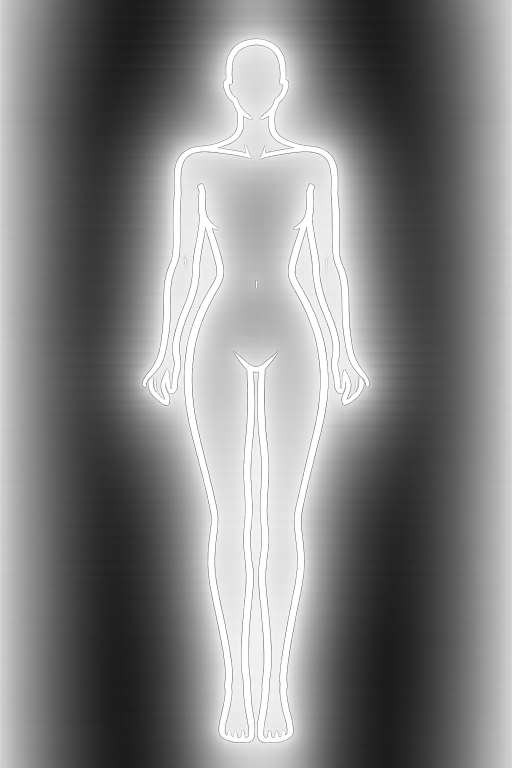
#> input picture beauty_standard_images/FBS_1.png, 1024 x 1536 px, given in place of the camera (shown at 1/2 size)
$ python GLSL_CB_rotated_HT.py
#> lines starting #> are read from the running program, lines starting #| are printed output that depends on the picture
import cv2
import numpy as np
import mediapipe as mp

mp_pose = mp.solutions.pose
mp_selfie_segmentation = mp.solutions.selfie_segmentation


def rot90ccw(frame_bgr):
    return cv2.rotate(frame_bgr, cv2.ROTATE_90_COUNTERCLOCKWISE)


def ema(prev, new, alpha):
    return new if prev is None else (1 - alpha) * prev + alpha * new


# [120 lines left out: functions clamp_delta, build_warp_maps, warp_frame, get_hip_center_and_peakY_from_pose, get_index_y_from_pose, composite_person_over_bg, not called in this run]


def main():
    cap = cv2.VideoCapture(0)
    if not cap.isOpened():
        print("Error: could not open camera.")
        return

    # Prime stream & get rotated size
    ret, frame = cap.read()
#> frame is the input picture: shape (1536, 1024, 3); mean B, G, R 131.6, 131.2, 131.2
    if not ret:
        print("Error: couldn't read initial frame.")
        cap.release()
        return

    # Rotate every incoming frame BEFORE anything else
    frame = rot90ccw(frame)
#> in rot90ccw, `return cv2.rotate(frame_bgr, cv2.ROTATE_90_COUNTERCLOCKWISE)`:
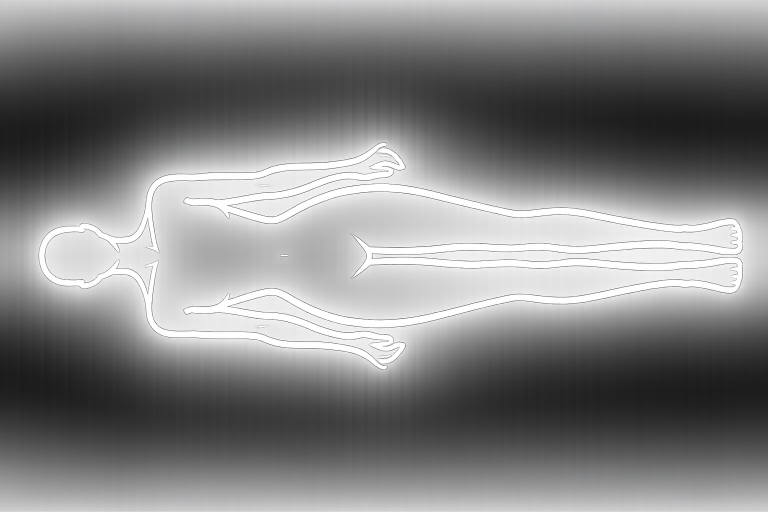
#> returned value: shape (1024, 1536, 3) (shown at 1/2 size); mean of channels 0, 1, 2 131.6, 131.2, 131.2; drawn as B, G, R
    height, width = frame.shape[:2]
#> height = 1024; width = 1536

    # Capture a clean background (also rotated before anything else)
    print("Please move out of the frame. Capturing background in 3 seconds...")
    cv2.waitKey(3000)
    ret, captured_bg = cap.read()
    if ret:
        captured_bg = rot90ccw(captured_bg)          # rotate background capture
        captured_bg = cv2.flip(captured_bg, 1)       # keep your mirror convention
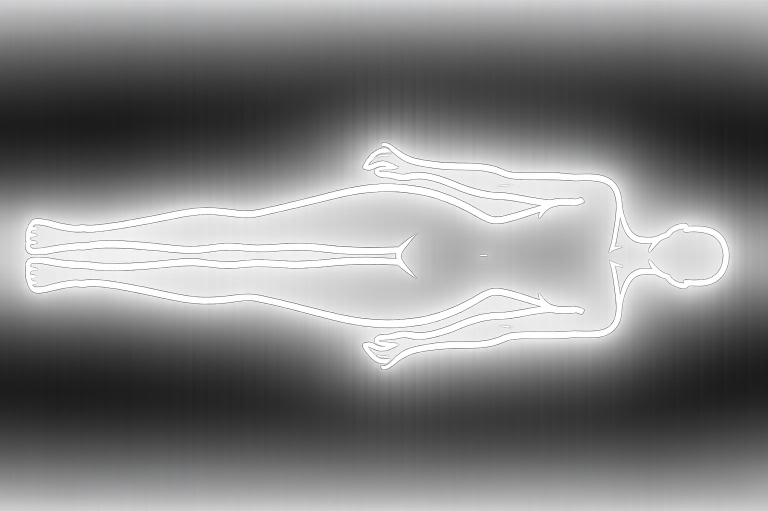
#> captured_bg: shape (1024, 1536, 3) (shown at 1/2 size); mean B, G, R 131.6, 131.2, 131.2
        print("Background captured.")
    else:
        captured_bg = None
        print("Warning: background capture failed. Falling back to white.")

    # params
    uGain = 0.50
    sigma_y = 0.30
    fallback_centerX = 0.5
    fallback_peakY = 0.55
    fallback_index_y_norm = 0.5

    # Stabilization state
    prev_centerX = None
    prev_peakY = None
    prev_indexY = None

    alpha_pose = 0.15
    max_step_x = 0.03
    max_step_y = 0.03
    max_step_idx = 0.05

    # Visibility gating threshold for trusting landmarks
    vis_thresh = 0.6

    with mp_pose.Pose(
        static_image_mode=False,
        model_complexity=1,
        smooth_landmarks=True,
        enable_segmentation=False,
        min_detection_confidence=0.6,
        min_tracking_confidence=0.6
    ) as pose, mp_selfie_segmentation.SelfieSegmentation(model_selection=1) as segmenter:

        while True:
            ret, frame = cap.read()
            if not ret:
                break

            # Rotate every incoming live frame BEFORE any further processing
            frame = rot90ccw(frame)

            # Pose on the rotated frame (so coords match what you display)
            rgb_for_pose = cv2.cvtColor(frame, cv2.COLOR_BGR2RGB)
            pose_results = pose.process(rgb_for_pose)

            uCenterX_raw, uPeakY_raw = get_hip_center_and_peakY_from_pose(
                pose_results, vis_thresh=vis_thresh
            )

            if uCenterX_raw is None or uPeakY_raw is None:
                uCenterX_raw = prev_centerX if prev_centerX is not None else fallback_centerX
                uPeakY_raw = prev_peakY if prev_peakY is not None else fallback_peakY

            uCenterX_raw = clamp_delta(prev_centerX, uCenterX_raw, max_step_x)
            uPeakY_raw = clamp_delta(prev_peakY, uPeakY_raw, max_step_y)

            uCenterX = ema(prev_centerX, uCenterX_raw, alpha_pose)
            uPeakY = ema(prev_peakY, uPeakY_raw, alpha_pose)

            prev_centerX, prev_peakY = uCenterX, uPeakY

            index_y_raw = get_index_y_from_pose(pose_results, vis_thresh=vis_thresh)
            if index_y_raw is None:
                index_y_raw = prev_indexY if prev_indexY is not None else fallback_index_y_norm

            index_y_raw = clamp_delta(prev_indexY, index_y_raw, max_step_idx)
            index_y_norm = ema(prev_indexY, index_y_raw, alpha_pose)
            prev_indexY = index_y_norm

            cut_line = int((index_y_norm + 0.1) * (height - 1))

            # Build warp & warp (using rotated frame dimensions)
            map_x, map_y = build_warp_maps(width, height, uCenterX, uPeakY, uGain, sigma_y)
            warped = warp_frame(frame, map_x, map_y)

            # Mirror (selfie/mirror view) for both warped person and original frame
            mirrored = cv2.flip(warped, 1)
            mirrored_orig = cv2.flip(frame, 1)

            # build background
            if captured_bg is not None:
                combined_bg = captured_bg.copy()
            else:
                combined_bg = mirrored_orig.copy()

            if combined_bg.shape[:2] != (height, width):
                combined_bg = cv2.resize(combined_bg, (width, height), interpolation=cv2.INTER_LINEAR)

            # Whatever is BELOW the index y coordinate is the ORIGINAL FRAME
            # Whatever is ABOVE is the captured background (already in combined_bg)
            if 0 <= cut_line < height:
                combined_bg[cut_line:, :, :] = mirrored_orig[cut_line:, :, :]

            # Segmentation on mirrored (warped person) [unchanged]
            rgb_for_seg = cv2.cvtColor(mirrored, cv2.COLOR_BGR2RGB)
            seg_results = segmenter.process(rgb_for_seg)
            seg_mask = seg_results.segmentation_mask  # (H,W) float32

            # Composite warped person over the combined background
            final_frame = composite_person_over_bg(
                mirrored, seg_mask, bg_bgr=combined_bg, thresh=0.5, feather_px=5
            )

            cv2.imshow("Warped Mirror over Combined Background", final_frame)

            key = cv2.waitKey(1) & 0xFF
            if key == ord('q'):
                break

    cap.release()
    cv2.destroyAllWindows()


if __name__ == "__main__":
    main()
#> (the call stopped at in main, `with mp_pose.Pose( static_image_mode=False, model_complexity=1, smooth..`: mediapipe is not available in this run)

$ run again, on beauty_standard_images/FBS_2.png
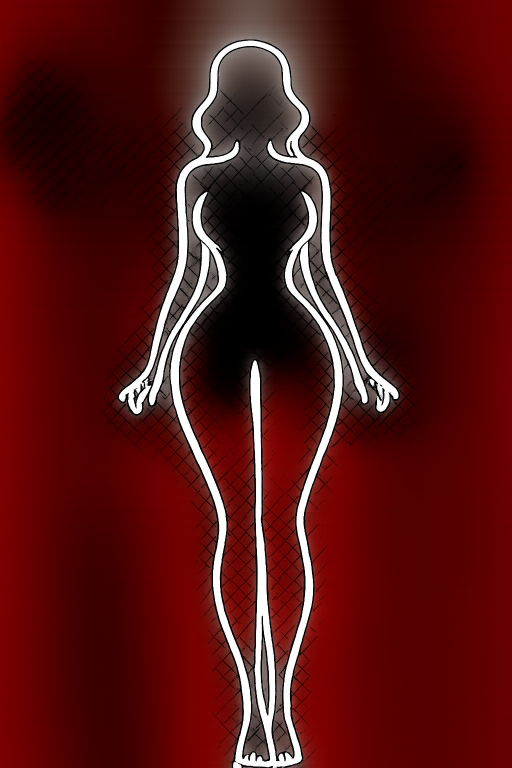
#> input picture beauty_standard_images/FBS_2.png, 1024 x 1536 px, given in place of the camera (shown at 1/2 size)
#> in main, frame is the input picture: shape (1536, 1024, 3); mean B, G, R 20.8, 21.6, 85.7
#> in rot90ccw, `return cv2.rotate(frame_bgr, cv2.ROTATE_90_COUNTERCLOCKWISE)`:
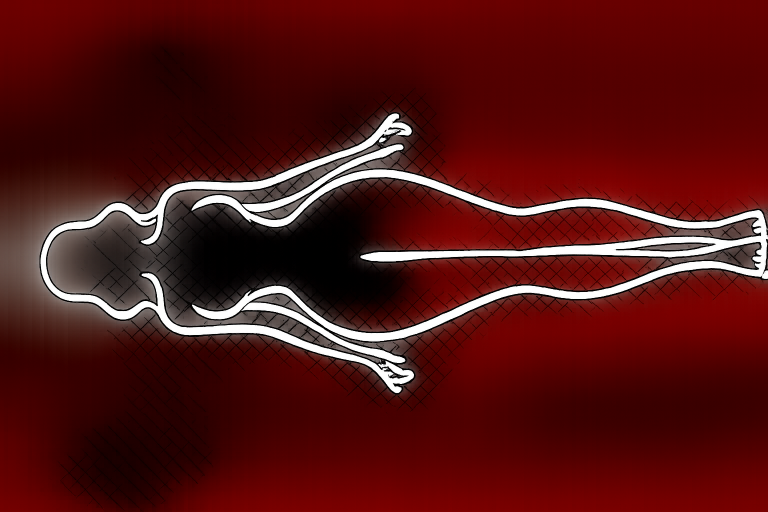
#> returned value: shape (1024, 1536, 3) (shown at 1/2 size); mean of channels 0, 1, 2 20.8, 21.6, 85.7; drawn as B, G, R
#> in main, `captured_bg = cv2.flip(captured_bg, 1)`:
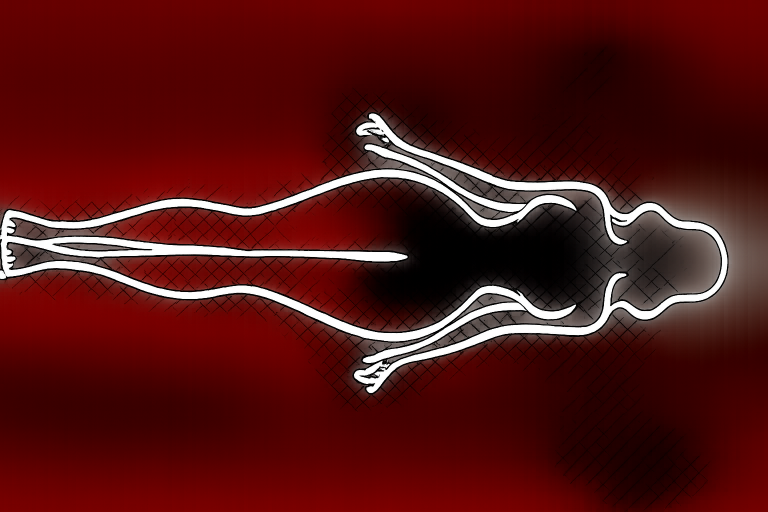
#> captured_bg: shape (1024, 1536, 3) (shown at 1/2 size); mean B, G, R 20.8, 21.6, 85.7

$ run again, on beauty_standard_images/FBS_3.png
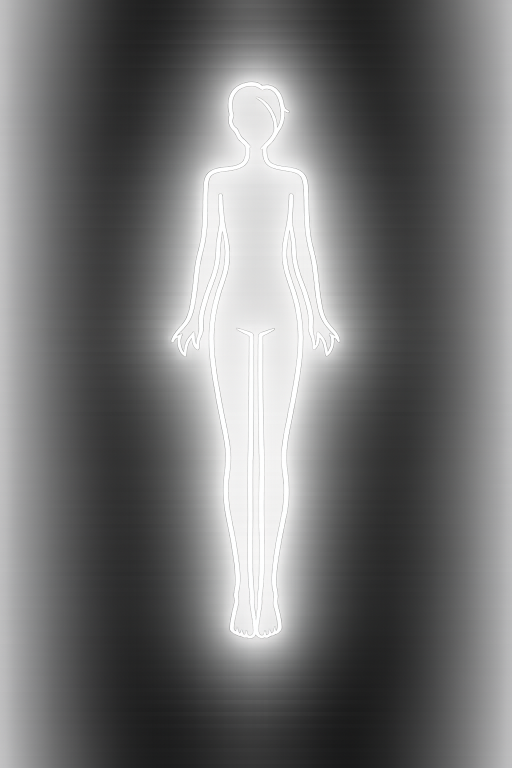
#> input picture beauty_standard_images/FBS_3.png, 1024 x 1536 px, given in place of the camera (shown at 1/2 size)
#> in main, frame is the input picture: shape (1536, 1024, 3); mean B, G, R 115.6, 115.4, 115.3
#> in rot90ccw, `return cv2.rotate(frame_bgr, cv2.ROTATE_90_COUNTERCLOCKWISE)`:
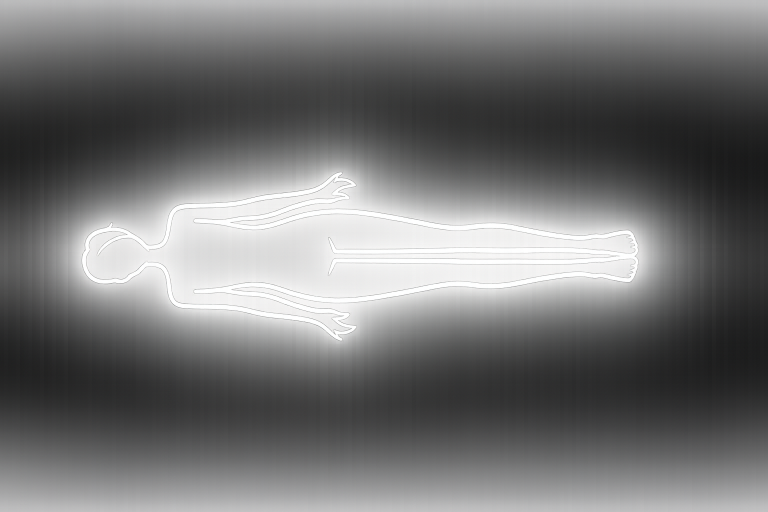
#> returned value: shape (1024, 1536, 3) (shown at 1/2 size); mean of channels 0, 1, 2 115.6, 115.4, 115.3; drawn as B, G, R
#> in main, `captured_bg = cv2.flip(captured_bg, 1)`:
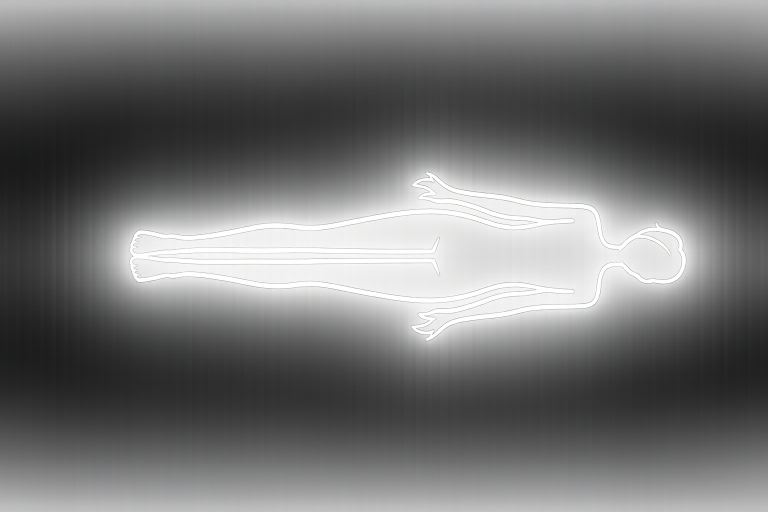
#> captured_bg: shape (1024, 1536, 3) (shown at 1/2 size); mean B, G, R 115.6, 115.4, 115.3

$ run again, on beauty_standard_images/MBS_1.png
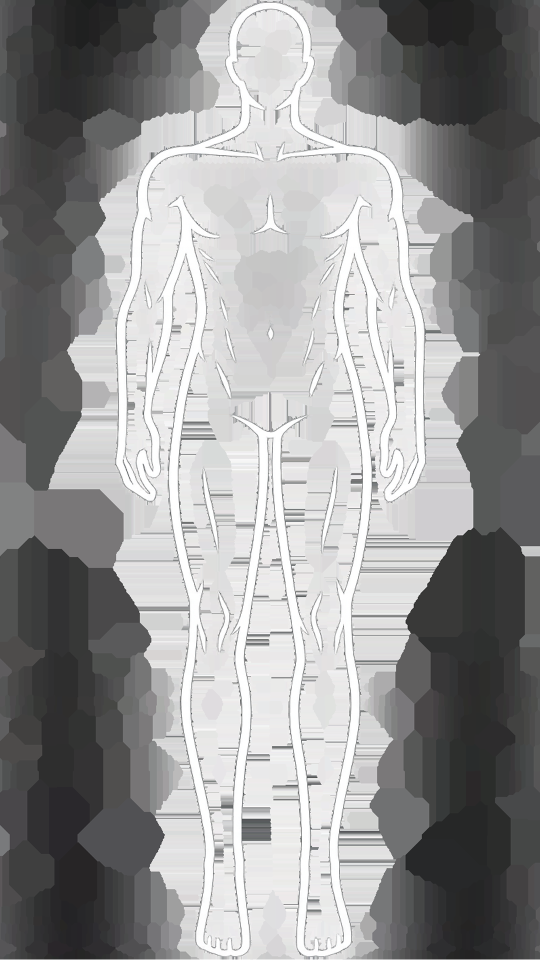
#> input picture beauty_standard_images/MBS_1.png, 1080 x 1920 px, given in place of the camera (shown at 1/2 size)
#> in main, frame is the input picture: shape (1920, 1080, 3); mean B, G, R 149.8, 149.5, 149.6
#> in rot90ccw, `return cv2.rotate(frame_bgr, cv2.ROTATE_90_COUNTERCLOCKWISE)`:
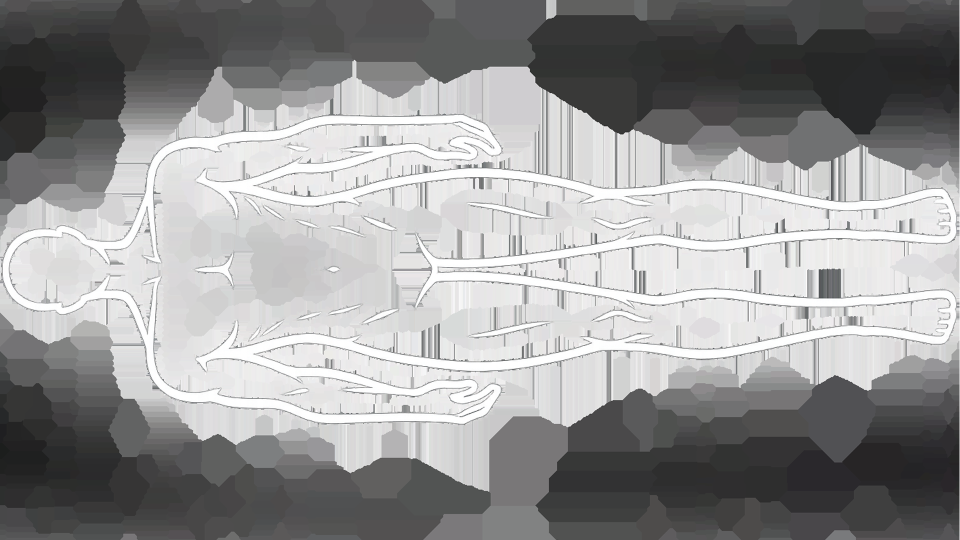
#> returned value: shape (1080, 1920, 3) (shown at 1/2 size); mean of channels 0, 1, 2 149.8, 149.5, 149.6; drawn as B, G, R
#> in main, `captured_bg = cv2.flip(captured_bg, 1)`:
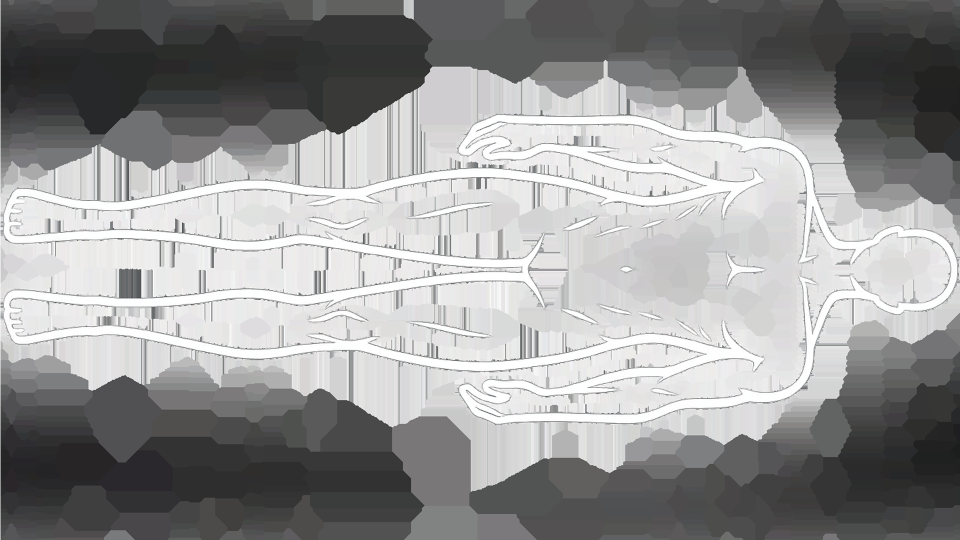
#> captured_bg: shape (1080, 1920, 3) (shown at 1/2 size); mean B, G, R 149.8, 149.5, 149.6
